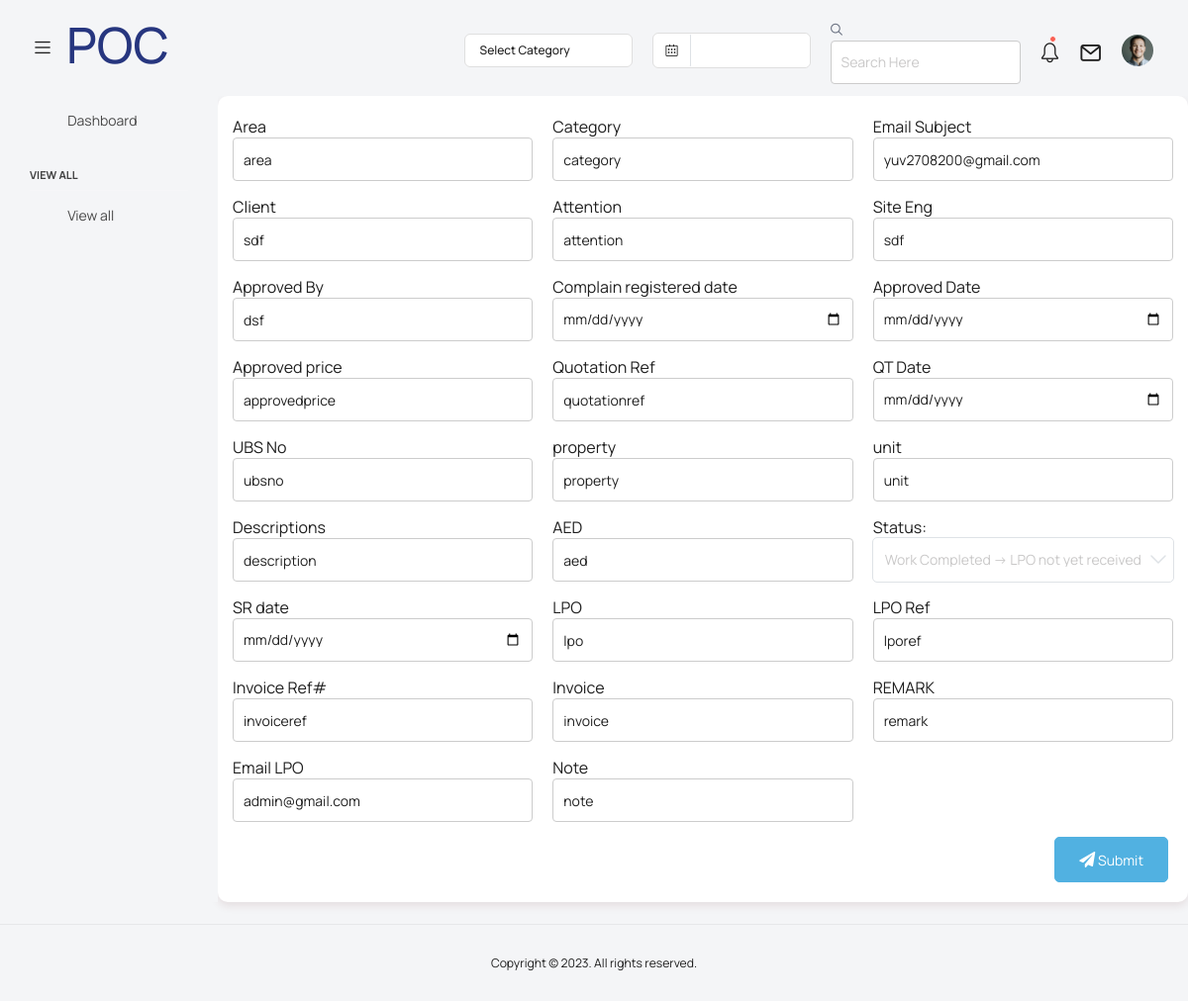
Page /edit/2/ (signed in) on the committed database.
### hemapp/models.py (models this page shows, shortened)
class hemnath(models.Model):
    STATUS_CHOICES = [
        ('work_completed', 'Work Completed -> LPO not yet received'),
        ('lpo_received', 'LPO received -> Work still pending'),
        ('not_invoiced', 'Not invoiced tasks'),
        ('invoiced', 'Invoiced tasks'),
    ]
    Area = models.CharField(max_length=200)
    Category = models.CharField(max_length=200)
    EmailSubject = models.CharField(max_length=200)
    Client = models.CharField(max_length=200)
    Attention = models.CharField(max_length=200)
    SiteEng = models.CharField(max_length=200)
    ApprovedBy = models.CharField(max_length=200)
    registereddate = models.DateField()
    ApprovedDate = models.CharField(max_length=200)
    Approvedprice = models.CharField(max_length=200)
    QuotationRef = models.CharField(max_length=200)
    QTDate = models.CharField(max_length=200)
    UBSNo = models.CharField(max_length=200)
    property = models.CharField(max_length=200)
    unit = models.CharField(max_length=200)
    Descriptions = models.CharField(max_length=200)
    AED = models.CharField(max_length=200)
    SRdate = models.CharField(max_length=200)
    LPO = models.CharField(max_length=200)
    LPORef = models.CharField(max_length=200)
    InvoiceRef = models.CharField(max_length=200)
    Invoice = models.CharField(max_length=200)
    REMARK = models.CharField(max_length=200)
    EmailLPO = models.CharField(max_length=200)
    Note = models.CharField(max_length=200)
    Status = models.CharField(
        max_length=20,
        choices=STATUS_CHOICES,
        null=True,
        blank=True
    )

### hemapp/views.py (the view, shortened to what this page needs)
# urls.py: path('edit/<int:id>/', edit_view, name='edit'),
@login_required
def edit_view(request, id):
    Hemnath = get_object_or_404(hemnath, id=id)
    return render(request, 'edit.html', {'Hemnath': Hemnath})

### hemapp/templates/edit.html (shortened to what this page needs)
{% load static %}
<!DOCTYPE html>
<html lang="en">
<head>
  <link rel="stylesheet" href="{% static 'vendors/feather/feather.css' %}">
  <link rel="stylesheet" href="{% static 'vendors/mdi/css/materialdesignicons.min.css' %}">
  <link rel="stylesheet" href="{% static 'vendors/ti-icons/css/themify-icons.css' %}">
  <link rel="stylesheet" href="{% static 'vendors/font-awesome/css/font-awesome.min.css' %}">
  <link rel="stylesheet" href="{% static 'vendors/typicons/typicons.css' %}">
  <link rel="stylesheet" href="{% static 'vendors/simple-line-icons/css/simple-line-icons.css' %}">
  <link rel="stylesheet" href="{% static 'vendors/css/vendor.bundle.base.css' %}">
  <link rel="stylesheet" href="{% static 'vendors/bootstrap-datepicker/bootstrap-datepicker.min.css' %}">
  <link rel="stylesheet" href="{% static 'vendors/datatables.net-bs4/dataTables.bootstrap4.css' %}">
  <link rel="stylesheet" type="text/css" href="{% static 'js/select.dataTables.min.css' %}">
  <link rel="stylesheet" href="{% static 'css/style.css' %}">
  <link href="https://cdnjs.cloudflare.com/ajax/libs/font-awesome/5.15.4/css/all.min.css" rel="stylesheet">
</head>
</head>
<body class="with-welcome-text">
  <div class="container-scroller">
    <nav class="navbar default-layout col-lg-12 col-12 p-0 fixed-top d-flex align-items-top flex-row">
      <div class="text-center navbar-brand-wrapper d-flex align-items-center justify-content-start">
        <div class="me-3">
          <button class="navbar-toggler navbar-toggler align-self-center" type="button" data-bs-toggle="minimize">
            <span class="icon-menu"></span>
          </button>
        </div>
        <div>
          <a class="navbar-brand brand-logo" href="index.html">
            <h1>POC</h1>
          </a>
        </div>
      </div>
      <div class="navbar-menu-wrapper d-flex align-items-top">
        <ul class="navbar-nav ms-auto">
          <li class="nav-item dropdown d-none d-lg-block">
            <a class="nav-link dropdown-bordered dropdown-toggle dropdown-toggle-split" id="messageDropdown" href="#"
              data-bs-toggle="dropdown" aria-expanded="false"> Select Category </a>
          </li>
          <li class="nav-item d-none d-lg-block">
            <div id="datepicker-popup" class="input-group date datepicker navbar-date-picker">
              <span class="input-group-addon input-group-prepend border-right">
                <span class="icon-calendar input-group-text calendar-icon"></span>
              </span>
              <input type="text" class="form-control">
            </div>
          </li>
          <li class="nav-item">
              <i class="icon-search"></i>
              <input type="search" class="form-control" placeholder="Search Here" title="Search here">
          </li>
          <li class="nav-item dropdown">
            <a class="nav-link count-indicator" id="notificationDropdown" href="#" data-bs-toggle="dropdown">
              <i class="icon-bell"></i>
              <span class="count"></span>
            </a>
          </li>
          <li class="nav-item dropdown">
            <a class="nav-link count-indicator" id="countDropdown" href="#" data-bs-toggle="dropdown"
              aria-expanded="false">
              <i class="icon-mail icon-lg"></i>
            </a>
          </li>
          <li class="nav-item dropdown d-none d-lg-block user-dropdown">
            <a class="nav-link" id="UserDropdown" href="#" data-bs-toggle="dropdown" aria-expanded="false">
              <img class="img-xs rounded-circle" src="{% static 'images/faces/face8.jpg' %}" alt="Profile image"> </a>
          </li>
        </ul>
      </div>
    </nav>
    <div class="container-fluid page-body-wrapper">
      <nav class="sidebar sidebar-offcanvas" id="sidebar">
        <ul class="nav">
          <li class="nav-item">
            <a class="nav-link" href="/">
              <i class="mdi mdi-grid-large menu-icon"></i>
              <span class="menu-title">Dashboard</span>
            </a>
          </li>
          <li class="nav-item nav-category">View all</li>
          <li class="nav-item">
            <a class="nav-link" data-bs-toggle="collapse" href="#ui-basic" aria-expanded="false"
              aria-controls="ui-basic">
              <i class="menu-icon mdi mdi-floor-plan"></i>
              <span class="menu-title">View all</span>
              <i class="menu-arrow"></i>
            </a>
          </li>
        </ul>
      </nav>
      <div class="main-panel">
        <form method="post">
        <section class="container box">
          <div class="row custom-row">
            <div class="col-md-4">
              <label for="text">Area</label>
              <input type="text" class="form-control" value="{{ Hemnath.Area }}" placeholder="Area" name="Area">
            </div>
            <div class="col-md-4">
              <label for="text">Category</label>
              <input type="text" class="form-control" value="{{ Hemnath.Category }}" placeholder="Category"name="Category">
            </div>
            <div class="col-md-4">
              <label for="text">Email Subject</label>
              <input type="text" class="form-control" value="{{ Hemnath.EmailSubject }}" placeholder="Email Subject"name="EmailSubject">
            </div>
          </div>
          <div class="row custom-row">
            <div class="col-md-4">
              <label for="text">Client</label>
              <input type="text" class="form-control" value="{{ Hemnath.Client }}" placeholder="Client"name="Client">
            </div>
            <div class="col-md-4">
              <label for="text">Attention</label>
              <input type="text" class="form-control" value="{{ Hemnath.Attention }}" placeholder="Attention"name="Attention">
            </div>
            <div class="col-md-4">
              <label for="text">Site Eng</label>
              <input type="text" class="form-control" value="{{ Hemnath.SiteEng }}" placeholder="Site Eng"name="SiteEng">
            </div>
          </div>
          <div class="row custom-row">
            <div class="col-md-4">
              <label for="text">Approved By</label>
              <input type="text" class="form-control" value="{{ Hemnath.ApprovedBy }}" placeholder="Approved By"name="ApprovedBy">
            </div>
            <div class="col-md-4">
              <label for="text">Complain registered date</label>
              <input type="date" class="form-control" value="{{ Hemnath.registereddate }}" placeholder="Complain registered date"name="registereddate">
            </div>
            <div class="col-md-4">
              <label for="text">Approved Date</label>
              <input type="date" class="form-control" value="{{ Hemnath.ApprovedDate }}" placeholder="Approved Date"name="ApprovedDate">
            </div>
          </div>
          <div class="row custom-row">
            <div class="col-md-4">
              <label for="text">Approved price</label>
              <input type="text" class="form-control" value="{{ Hemnath.Approvedprice }}" placeholder="Approved price"name="Approvedprice">
            </div>
            <div class="col-md-4">
              <label for="text">Quotation Ref</label>
              <input type="text" class="form-control" value="{{ Hemnath.QuotationRef }}" placeholder="Quotation Ref"name="QuotationRef">
            </div>
            <div class="col-md-4">
              <label for="text">QT Date</label>
              <input type="date" class="form-control" value="{{ Hemnath.QTDate }}" placeholder="QT Date"name="QTDate">
            </div>
          </div>
          <div class="row custom-row">
            <div class="col-md-4">
              <label for="text">UBS No</label>
              <input type="text" class="form-control" value="{{ Hemnath.UBSNo }}" placeholder="UBS No"name="UBSNo">
            </div>
            <div class="col-md-4">
              <label for="text">property</label>
              <input type="text" class="form-control" value="{{ Hemnath.property }}" placeholder="property"name="property">
            </div>
            <div class="col-md-4">
              <label for="text">unit</label>
              <input type="text" class="form-control" value="{{ Hemnath.unit }}" placeholder="unit"name="unit">
            </div>
          </div>
          <div class="row custom-row">
            <div class="col-md-4">
              <label for="text">Descriptions</label>
              <input type="text" class="form-control" value="{{ Hemnath.Descriptions }}" placeholder="Descriptions"name="Descriptions">
            </div>
            <div class="col-md-4">
              <label for="text">AED</label>
              <input type="text" class="form-control" value="{{ Hemnath.AED }}" placeholder="AED"name="AED">
            </div>
            <div class="col-md-4">
                <label for="Status">Status:</label>
                <select name="Status" class="form-control" id="Status">
                    <option value="work_completed" {% if hemnath.Status == 'work_completed' %}selected{% endif %}>Work Completed -> LPO not yet received</option>
                </select>
            </div>
          </div>
          <div class="row custom-row">
            <div class="col-md-4">
              <label for="text">SR date</label>
              <input type="date" class="form-control" value="{{ Hemnath.SRdate }}" placeholder="SR date"name="SRdate">
            </div>
            <div class="col-md-4">
              <label for="text">LPO</label>
              <input type="text" class="form-control" value="{{ Hemnath.LPO }}" placeholder="LPO"name="LPO">
            </div>
            <div class="col-md-4">
              <label for="text">LPO  Ref</label>
              <input type="text" class="form-control" value="{{ Hemnath.LPORef }}" placeholder="LPO  Ref"name="LPORef">
            </div>
          </div>
          <div class="row custom-row">
            <div class="col-md-4">
              <label for="text">Invoice Ref#</label>
              <input type="text" class="form-control" value="{{ Hemnath.InvoiceRef }}" placeholder="Invoice Ref#"name="InvoiceRef">
            </div>
            <div class="col-md-4">
              <label for="text">Invoice</label>
              <input type="text" class="form-control" value="{{ Hemnath.Invoice }}" placeholder="Invoice " name="Invoice">
            </div>
            <div class="col-md-4">
              <label for="text">REMARK</label>
              <input type="text" class="form-control" value="{{ Hemnath.REMARK }}" placeholder="REMARK"name="REMARK">
            </div>
          </div>
          <div class="row custom-row">
            <div class="col-md-4">
              <label for="text">Email LPO</label>
              <input type="text" class="form-control" value="{{ Hemnath.EmailLPO }}" placeholder="Email LPO"name="EmailLPO">
            </div>
            <div class="col-md-4">
              <label for="text">Note</label>
              <input type="text" class="form-control" value="{{ Hemnath.Note }}" placeholder="Note "name="Note">
            </div>
          </div>
          <div class="text-end">
            <button id="submitBtn" class="btn btn-info">
              <i class="fas fa-paper-plane"></i> Submit
          </button>
          </div>
        </section>
      </form>
      </div>
    </div>
    <br>
    <footer class="footer">
      <div class="d-sm-flex justify-content-center ">
        <span class="float-none float-sm-end d-block mt-1 mt-sm-0 text-center">Copyright © 2023. All rights
          reserved.</span>
      </div>
    </footer>
  </div>
</body>
</html>

### hemapp/templates/edit.html (style rules this page uses)
.box { background-color: #fff; box-shadow: 0 4px 8px rgba(107, 26, 26, 0.1); padding: 20px; border-radius: 10px; }
.row.custom-row { margin-bottom: 15px; }
.col-md-4 { padding: 0 10px; }
.form-control { width: 100%; padding: 10px; border: 1px solid #ccc; border-radius: 4px; box-sizing: border-box; }

### rows in the picture
hemnath: Area "area", Category "category", EmailSubject "yuv2708200@gmail.com", Client "sdf", Attention "attention", SiteEng "sdf", ApprovedBy "dsf", Approvedprice "approvedprice", QuotationRef "quotationref", UBSNo "ubsno", property "property", unit "unit", Descriptions "description", AED "aed", LPO "lpo", LPORef "lporef", InvoiceRef "invoiceref", Invoice "invoice", REMARK "remark", EmailLPO "admin@gmail.com", Note "note"
